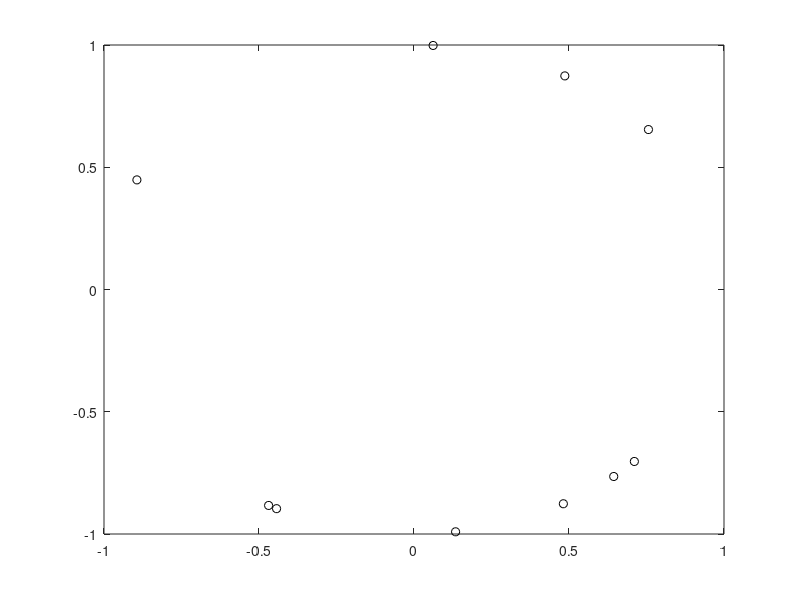

This chart was generated by the following MATLAB code: (Note: this script raises an error after producing the figure.)
% Daniel Birch
% dbirch@bu.edu

% Clean up
clc;
clear all;
close all;
rng('shuffle');

% User-defined parameters
numberOfClusters = 10;
nPoints = 1000; % Number of points
d = 2; % Number of dimensions (features)
radiusScale = pi/8;% Length scale of an individual cluster
allowCovariances = true;

% Assign random probabilities to each cluster
p = exp(randn(numberOfClusters, 1));%log-normal probabilities
p = p / sum(p);%Normalize

% Generate random means covariances for each class
mu = 2 * pi * rand(numberOfClusters, 1);
sigma = radiusScale * exp(randn(numberOfClusters, d)) / exp(0.5);

% covMatrices = NaN(numberOfClusters, d, d);
% for n = 1:numberOfClusters
%     if allowCovariances
%         [Q,~] = qr(randn(d,d));% Generate an orthogonal matrix from the 
%                                % Haar distribution
%         C = transpose(Q)*diag(sigma(n,:))*Q;% Generate the covariance matrix                     
%     else
%         C = diag(sigma(n,:));
%     end
%     
%     covMatrices(n,:,:) = C;
% end


% Allocate space
y = NaN(nPoints, 1);


% Main loop
for n = 1:nPoints
    r = rand(1);
    
    thisClass = find( r < cumsum(p) , 1, 'first');
    theta = mu(thisClass) + sigma(thisClass) * rand(1);
    x(n,:) = [cos(theta), sin(theta)];
    y(n) = thisClass;
end

% Plot the data
if (d == 2)
    figure;
    plot(cos(mu), sin(mu), 'ko');
    hold on;
    h = gscatter(x(:,1), x(:,2), y, [], [], [], 'off');
    xlabel('{\itx}_1');
    ylabel('{\itx_2}');
    xlim([-1.01, 1.01]);
    ylim([-1.01, 1.01]);
    axis equal;
end

